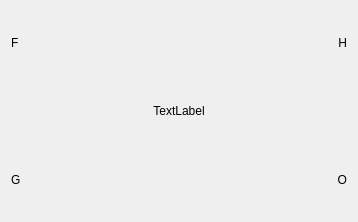
<?xml version="1.0" encoding="UTF-8"?>
<ui version="4.0">
 <class>AStarCellWidget</class>
 <widget class="QWidget" name="AStarCellWidget">
  <property name="geometry">
   <rect>
    <x>0</x>
    <y>0</y>
    <width>358</width>
    <height>222</height>
   </rect>
  </property>
  <property name="sizePolicy">
   <sizepolicy hsizetype="Expanding" vsizetype="Expanding">
    <horstretch>0</horstretch>
    <verstretch>0</verstretch>
   </sizepolicy>
  </property>
  <property name="windowTitle">
   <string>Form</string>
  </property>
  <layout class="QHBoxLayout" name="horizontalLayout">
   <item>
    <layout class="QGridLayout" name="gridLayout">
     <item row="2" column="0">
      <widget class="QLabel" name="label_3">
       <property name="sizePolicy">
        <sizepolicy hsizetype="MinimumExpanding" vsizetype="MinimumExpanding">
         <horstretch>0</horstretch>
         <verstretch>0</verstretch>
        </sizepolicy>
       </property>
       <property name="text">
        <string>G</string>
       </property>
       <property name="scaledContents">
        <bool>true</bool>
       </property>
      </widget>
     </item>
     <item row="1" column="0">
      <spacer name="verticalSpacer_3">
       <property name="orientation">
        <enum>Qt::Vertical</enum>
       </property>
       <property name="sizeHint" stdset="0">
        <size>
         <width>20</width>
         <height>40</height>
        </size>
       </property>
      </spacer>
     </item>
     <item row="1" column="2">
      <spacer name="verticalSpacer_5">
       <property name="orientation">
        <enum>Qt::Vertical</enum>
       </property>
       <property name="sizeHint" stdset="0">
        <size>
         <width>20</width>
         <height>40</height>
        </size>
       </property>
      </spacer>
     </item>
     <item row="0" column="0">
      <widget class="QLabel" name="label">
       <property name="autoFillBackground">
        <bool>false</bool>
       </property>
       <property name="text">
        <string>F</string>
       </property>
       <property name="scaledContents">
        <bool>true</bool>
       </property>
       <property name="wordWrap">
        <bool>false</bool>
       </property>
       <property name="margin">
        <number>0</number>
       </property>
       <property name="indent">
        <number>-100</number>
       </property>
      </widget>
     </item>
     <item row="2" column="2">
      <widget class="QLabel" name="label_4">
       <property name="sizePolicy">
        <sizepolicy hsizetype="MinimumExpanding" vsizetype="MinimumExpanding">
         <horstretch>0</horstretch>
         <verstretch>0</verstretch>
        </sizepolicy>
       </property>
       <property name="minimumSize">
        <size>
         <width>10</width>
         <height>10</height>
        </size>
       </property>
       <property name="text">
        <string>O</string>
       </property>
       <property name="scaledContents">
        <bool>true</bool>
       </property>
       <property name="alignment">
        <set>Qt::AlignRight|Qt::AlignTrailing|Qt::AlignVCenter</set>
       </property>
      </widget>
     </item>
     <item row="0" column="2">
      <widget class="QLabel" name="label_2">
       <property name="sizePolicy">
        <sizepolicy hsizetype="MinimumExpanding" vsizetype="MinimumExpanding">
         <horstretch>0</horstretch>
         <verstretch>0</verstretch>
        </sizepolicy>
       </property>
       <property name="minimumSize">
        <size>
         <width>10</width>
         <height>10</height>
        </size>
       </property>
       <property name="text">
        <string>H</string>
       </property>
       <property name="scaledContents">
        <bool>true</bool>
       </property>
       <property name="alignment">
        <set>Qt::AlignRight|Qt::AlignTrailing|Qt::AlignVCenter</set>
       </property>
       <property name="indent">
        <number>-1</number>
       </property>
      </widget>
     </item>
     <item row="2" column="1">
      <spacer name="horizontalSpacer_5">
       <property name="orientation">
        <enum>Qt::Horizontal</enum>
       </property>
       <property name="sizeType">
        <enum>QSizePolicy::Expanding</enum>
       </property>
       <property name="sizeHint" stdset="0">
        <size>
         <width>10</width>
         <height>20</height>
        </size>
       </property>
      </spacer>
     </item>
     <item row="0" column="1">
      <spacer name="horizontalSpacer">
       <property name="orientation">
        <enum>Qt::Horizontal</enum>
       </property>
       <property name="sizeType">
        <enum>QSizePolicy::Expanding</enum>
       </property>
       <property name="sizeHint" stdset="0">
        <size>
         <width>10</width>
         <height>20</height>
        </size>
       </property>
      </spacer>
     </item>
     <item row="1" column="1">
      <widget class="QLabel" name="ArrowLabel">
       <property name="sizePolicy">
        <sizepolicy hsizetype="Expanding" vsizetype="Expanding">
         <horstretch>0</horstretch>
         <verstretch>0</verstretch>
        </sizepolicy>
       </property>
       <property name="text">
        <string>TextLabel</string>
       </property>
       <property name="scaledContents">
        <bool>true</bool>
       </property>
       <property name="alignment">
        <set>Qt::AlignCenter</set>
       </property>
       <property name="wordWrap">
        <bool>true</bool>
       </property>
      </widget>
     </item>
    </layout>
   </item>
  </layout>
 </widget>
 <resources/>
 <connections/>
</ui>
